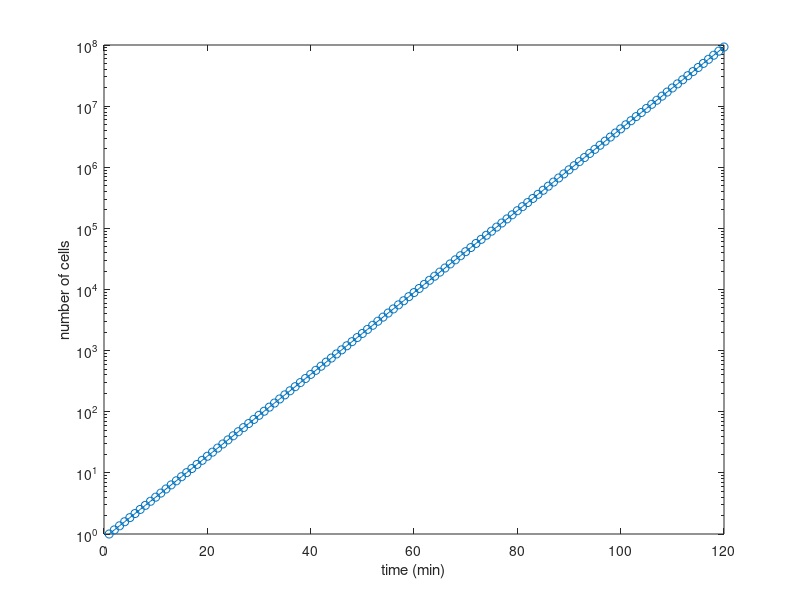

Source code (MATLAB):
% Intro to MATLAB

% Of course, this can be used as a calculator.
2 + 2  % This will evaluate to 4
2 + 2; % This will suppres output. 


% We can assign values to variables. 
a = 2;
b = 4;
a * b % This should print 8.

% WE can set up lists and matrices. 
test_list = [1, 2, 3, 5, 7];
auto_list = [0:5:20];  % Range from 0 to 20 taking steps of 5
auto_list = 0:5:20; % Brackets are not needed. 

% We can set up multidimensional arrays. 
twoDimensions = [1, 2, 3; 4, 5, 6;7, 8 9;];  % Generates 2d matrix

% We can query individual positions in all of these arrays and
% lists.
test_list(3) % Should be 3 -- Matlab indexes at 1
auto_list(2:5) % Take values starting at 2 ending at 5
twoDimensions(3, 1)  % Gives value at row 3, column 1


%%
% Now do a numerical integration

% start with one cell at the first time point. 
n0 = 1; 

% Set the rate constant for cell growth in units of inverse min. 
r = 1/30;

% Set the time step in units of min. 
dt = 5; 

% Set the maxiumum number of time points to examine. 
totalTime = 600 / dt;

% Set up an empty list with our initial condition. 
n_t = [];
n_t(1) = n0;

% Loop through the second time point up to our maximum and perform the
% integration. 
for t = 2:totalTime
    n_t(t) = n_t(t-1) + n_t(t-1) * r * dt;
end

% plot the result. 
time = 1:1:totalTime;
semilogy(time, n_t, 'o-')
xlabel('time (min)')
ylabel('number of cells')



% Loop o